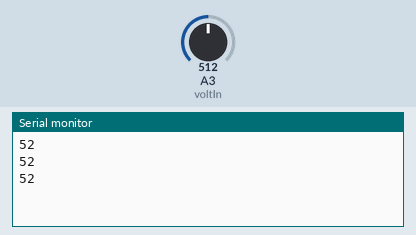
Recording of a sketch running on a simulated Arduino Uno, built with avr-gcc and run on an emulated ATmega328P. Shown: the last lines printed to the serial monitor. The inputs (shaded band) are chosen by the test bench; at power-on: A3 (voltIn) = 512.

Above: at 1.3 s.
1.4 s: A3 (voltIn) set to 716
At 1.9 s:
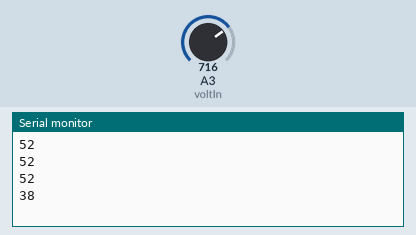
2.9 s: A3 (voltIn) set to 900
At 3.31 s:
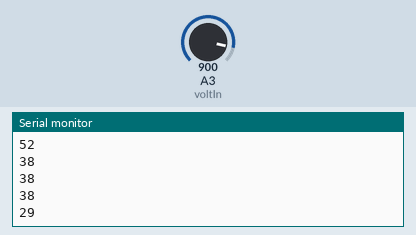
Timing chart, 0 to 5.9 s (numbered marks = the images above; inputs shaded):
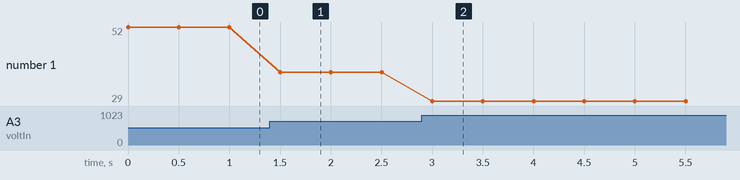

The sketch:

TemperatureSensor.ino
```cpp
int anlogVal = 0;
int voltIn = A3;
int Vref = A2;
//int timeStamp = 0;
int collectionRate = 500;
//int temp = 0;
int actTemp = 0;


void setup() {
  // put your setup code here, to run once:
  pinMode(voltIn, INPUT);
  pinMode(Vref, INPUT);
  analogReference(EXTERNAL);
  Serial.begin(9600);
}

void loop() {
  // put your main code here, to run repeatedly:
  if(millis() % collectionRate == 0){ //Every 500 miliseconds
    anlogVal = analogRead(voltIn);
    actTemp = (log(anlogVal) * -40.3) + 303.85;
    Serial.println(actTemp);
    delay(100);
  }
}
```

Measured:
- after the input at 1.4 s, the serial monitor: prints a new line after 0.10 s (image 1)
- after the input at 2.9 s, the serial monitor: prints a new line after 0.10 s (image 2)
- plotted number 1: 52 → 38 after the input at 1.4 s, 38 → 29 after the input at 2.9 s
